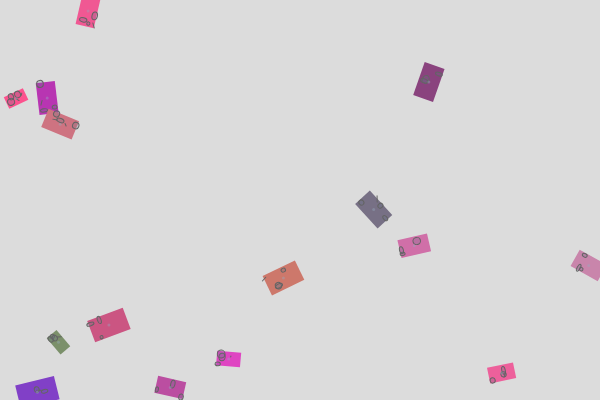
Frame 1 (no input)
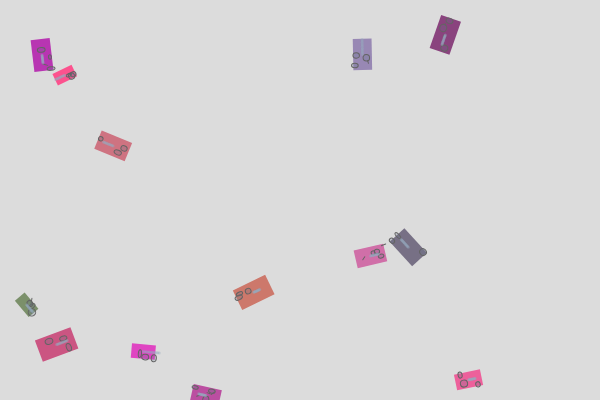
Frame 60 (no input)
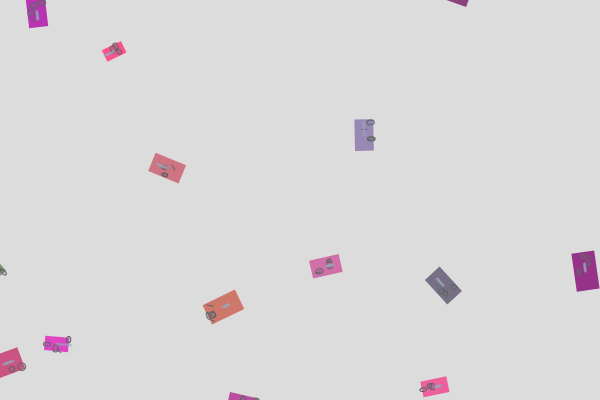
Frame 120 (the mouse pressed at the canvas centre since frame 60)

The p5.js sketch that drew these frames (run headless with seeded random() and noise() and a simulated clock; from frame 60 on, the mouse is pressed at the canvas centre):

// p5.js sketch
// ── sketch.js
let ships = [];
let wakes = [];
let texture;

function setup() {
  createCanvas(600, 400);
  texture = createGraphics(width, height);
  texture.background(220);
  for (let i = 0; i < 15; i++) {
    ships.push({
      x: random(width),
      y: random(height),
      size: random(20, 40),
      speed: random(0.5, 1.5),
      angle: random(TWO_PI),
      age: random(100, 300),
      color: color(random(100, 255), random(50, 150), random(100, 200)),
      tears: [],
      patina: []
    });
  }
}

function draw() {
  background(180, 200, 220);
  // Draw textured water
  image(texture, 0, 0);

  for (let i = ships.length - 1; i >= 0; i--) {
    let ship = ships[i];
    ship.x += cos(ship.angle) * ship.speed;
    ship.y += sin(ship.angle) * ship.speed;

    // Update age and remove if too old
    ship.age -= 0.5;
    if (ship.age < 0) {
      ships.splice(i, 1);
      continue;
    }

    // Add new wake point
    wakes.push({
      x: ship.x,
      y: ship.y,
      life: 200,
      color: color(150, 170, 190, 100)
    });

    // Draw ship with wear effects
    push();
    translate(ship.x, ship.y);
    rotate(ship.angle);

    noStroke();
    fill(ship.color);
    rectMode(CENTER);
    rect(0, 0, ship.size, ship.size * 0.6);

    // Add tears
    stroke(100);
    strokeWeight(1);
    for (let j = 0; j < 3; j++) {
      if (random() > 0.7) {
        let x = random(-ship.size/2, ship.size/2);
        let y = random(-ship.size/4, ship.size/4);
        line(x, y, x + random(-5, 5), y + random(-5, 5));
      }
    }

    // Add patina
    fill(100, 120, 140, 60);
    for (let j = 0; j < 3; j++) {
      let x = random(-ship.size/2, ship.size/2);
      let y = random(-ship.size/4, ship.size/4);
      ellipse(x, y, random(3, 8), random(3, 8));
    }

    pop();

    // Remove old wake points
    for (let j = wakes.length - 1; j >= 0; j--) {
      let wake = wakes[j];
      wake.life--;
      if (wake.life <= 0) {
        wakes.splice(j, 1);
      }
    }
  }

  // Draw wakes
  for (let wake of wakes) {
    fill(wake.color);
    noStroke();
    ellipse(wake.x, wake.y, 3, 3);
  }

  // Add some new ships occasionally
  if (random() > 0.98) {
    ships.push({
      x: random(width),
      y: random(height),
      size: random(20, 40),
      speed: random(0.5, 1.5),
      angle: random(TWO_PI),
      age: random(100, 300),
      color: color(random(100, 255), random(50, 150), random(100, 200)),
      tears: [],
      patina: []
    });
  }
}
